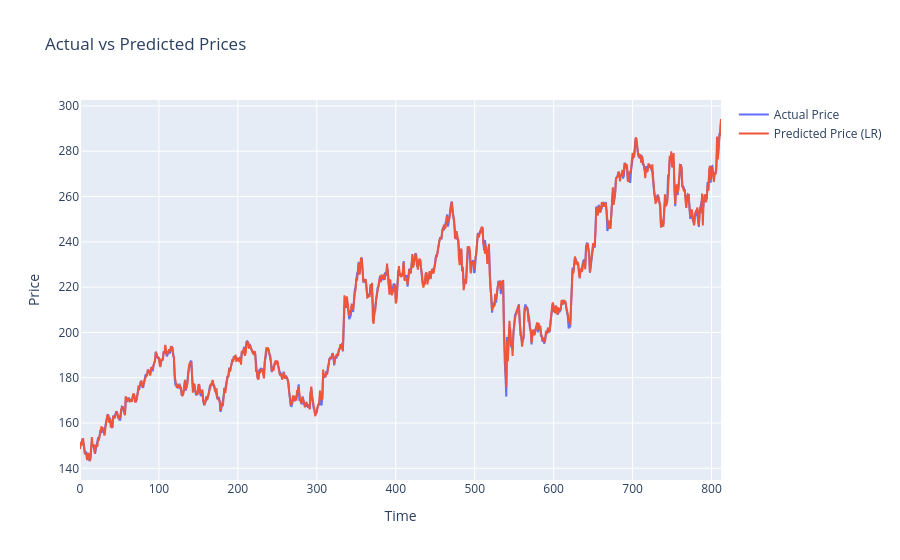

This figure's notebook cell:
### Markdown cell above
### **Observations**
---
The stock features had strong linear relationships with the target closing price. 

Linear Regression captured these relationships effectively, while Random Forest struggled with sequential time-series behavior and produced higher prediction errors

### Code cell
fig = go.Figure()

# Actual values
fig.add_trace(go.Scatter(
    y=y_test.values,
    mode='lines',
    name='Actual Price'
))

# LR predictions
fig.add_trace(go.Scatter(
    y=lr_preds,
    mode='lines',
    name='Predicted Price (LR)'
))

fig.update_layout(
    title="Actual vs Predicted Prices",
    xaxis_title="Time",
    yaxis_title="Price"
)

fig.show()

### Figure 1 — Plotly figure (JSON) as saved in the notebook; plotly's stock layout.template omitted (floating-point values rounded to 4 significant figures; data arrays with more than 128 entries replaced by an {"elided": "..."} marker saying what was removed)
{"data": [{"mode": "lines", "name": "Actual Price", "type": "scatter", "y": {"elided": "813 float values"}}, {"mode": "lines", "name": "Predicted Price (LR)", "type": "scatter", "y": {"elided": "813 float values"}}], "layout": {"title": {"text": "Actual vs Predicted Prices"}, "xaxis": {"title": {"text": "Time"}}, "yaxis": {"title": {"text": "Price"}}}}
